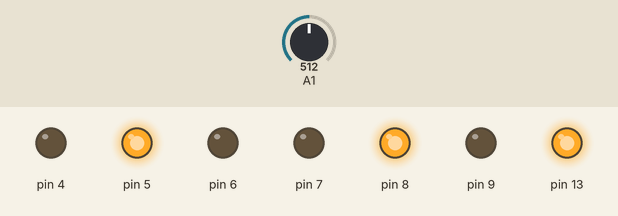
A sketch run on a simulated Arduino Uno, built with avr-gcc and run on an emulated ATmega328P. Shown: output pins drawn as LEDs (lit = HIGH). The inputs (shaded band) are chosen by the test bench; at power-on: A1 = 512.

Above: at 2.5 s.
2.6 s: A1 set to 492
At 3.3 s:
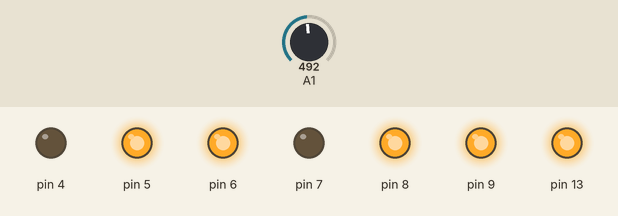
4.2 s: A1 set to 716
At 6.4 s:
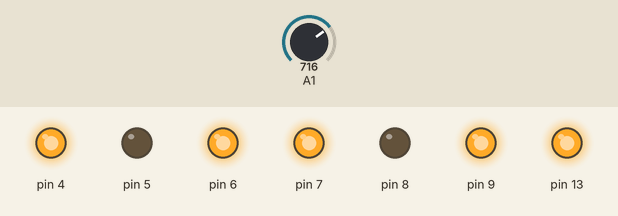
7.0 s: A1 set to 511
At 7.7 s:
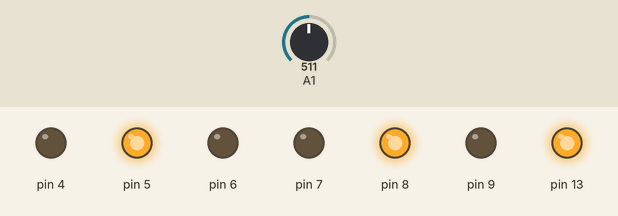
8.5 s: A1 set to 306
At 9.5 s:
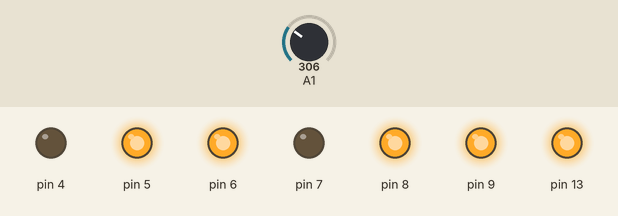
10.0 s: A1 set to 510
At 11.1 s:
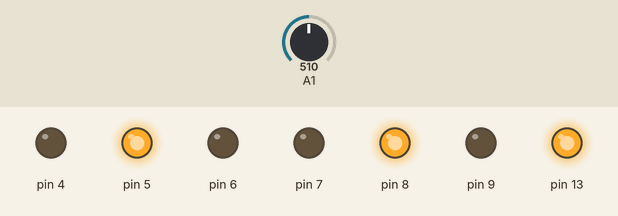
11.5 s: A1 set to 122
At 12.1 s:
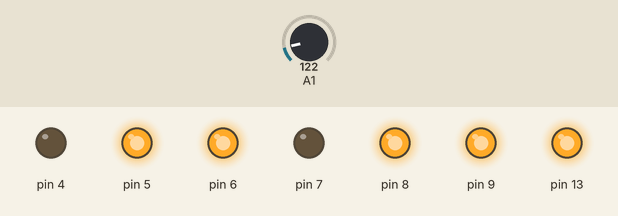
Timing chart, 0 to 14.0 s (numbered marks = the images above; inputs shaded):
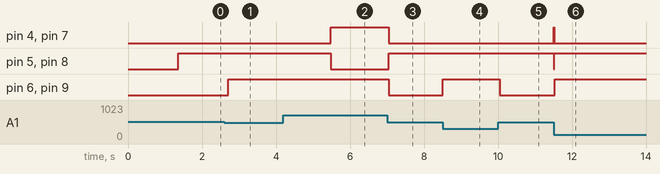

The sketch:

touritsu.ino
```cpp
// (licence header left out)
#include <MsTimer2.h> //01

volatile int i = 0; //02
volatile byte countS = 0; //03
long zeroOmegaI = 0;// 04
volatile int recOmegaI[10]; //05
volatile int omegaI = 0; //06
volatile long thetaI = 0; //07
volatile long sumPower = 0; //08
volatile long sumSumP = 0; //09
const int kAngle = 45; //10
const int kOmega = 85; //11
const long kSpeed = 57; //12
//const long kSpeed = 125; //12
const long kDistance = 60; //13
volatile long powerScale; //14
volatile int power; //15
volatile long vE5 = 0; //16
volatile long xE5 = 0; //17

void setup () { //18
 Serial .begin(9600); //19
 pinMode(4, OUTPUT); //20
 pinMode(5, OUTPUT);
 pinMode(6, OUTPUT);
 pinMode(7, OUTPUT);
 pinMode(8, OUTPUT);
 pinMode(9, OUTPUT);
 pinMode(13,OUTPUT);
 for ( i = 0 ; i < 10 ; i++ ) { recOmegaI[i] = 0; } //25
 delay(300);
 training();
 MsTimer2::set(5, chkAndCtl);
 MsTimer2::start();
 digitalWrite(13,HIGH);
} //30

void loop () { //31
 if ( power > 0 ) {
 analogWrite( 6, power );
 digitalWrite( 4, HIGH );
 digitalWrite( 5, LOW ); //35
 analogWrite( 9, power );
 digitalWrite( 7, HIGH );
 digitalWrite( 8, LOW );
 } else {
 analogWrite( 6, - power ); //40
 digitalWrite( 4, LOW );
 digitalWrite( 5, HIGH );
 analogWrite( 9, - power );
 digitalWrite( 7, LOW );
 digitalWrite( 8, HIGH ); //45
 }
} //47

void training(){ //48
 delay (1000);
 for ( i = 0 ; i < 500 ; i++ ){ //50
 zeroOmegaI = zeroOmegaI + analogRead(A1);
 }
 zeroOmegaI = zeroOmegaI / i;
} //54

void chkAndCtl() { //55
 omegaI = analogRead(A1) - zeroOmegaI;
 if ( abs( omegaI ) < 5 ) { omegaI = 0; }
 recOmegaI[0] = omegaI;
 thetaI = thetaI + omegaI;
 countS = 0; //60
 for ( i = 0 ; i < 10 ; i++ ) {
 if ( abs( recOmegaI[i] ) < 4 ) { countS++; }
 }
 if ( countS > 9 ) {
 thetaI = 0; //65
 vE5 = 0;
 xE5 = 0;
 sumPower = 0;
 sumSumP = 0;
 } //70
 for ( i = 9 ; i > 0 ; i-- ) { recOmegaI[ i ] = recOmegaI[ i-1 ]; }
 powerScale = ( kAngle * thetaI / 200 ) + ( kOmega * omegaI / 78 ) + ( kSpeed * vE5 / 1000 ) + ( kDistance * xE5 / 1000 );
 power = max ( min ( 95 * powerScale / 100 , 255 ) , -255 );
 sumPower = sumPower + power;
 sumSumP = sumSumP + sumPower; //75
 vE5 = sumPower; //76
 xE5 = sumSumP / 1000; //77
}
```

Measured:
- the behaviour switches between 508 and 507 on A1 (found by bisection; images 0 and 1)
- after the input at 2.6 s, pin 6, pin 9: LOW → HIGH after 0.12 s
- after the input at 4.2 s, pin 4, pin 7: LOW → HIGH after 1.3 s; pin 5, pin 8: HIGH → LOW after 1.3 s
- after the input at 7.0 s, pin 4, pin 6, pin 7, pin 9: HIGH → LOW after 0.05 s; pin 5, pin 8: LOW → HIGH after 0.05 s
- after the input at 8.5 s, pin 6, pin 9: LOW → HIGH at once
- after the input at 10.0 s, pin 6, pin 9: HIGH → LOW after 0.05 s
- after the input at 11.5 s, pin 4, pin 7: LOW → HIGH at once, → LOW 0.03 s later; pin 5, pin 8: HIGH → LOW at once, → HIGH 0.03 s later; pin 6, pin 9: LOW → HIGH at once
